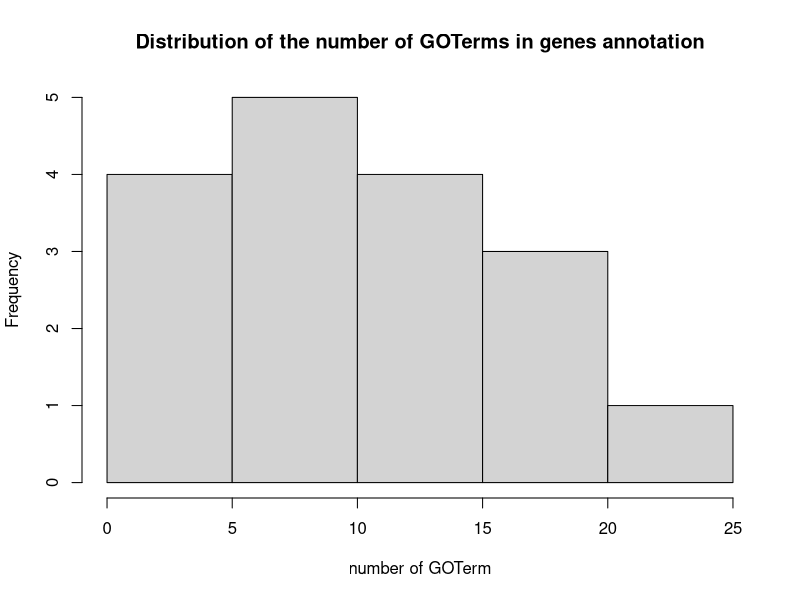
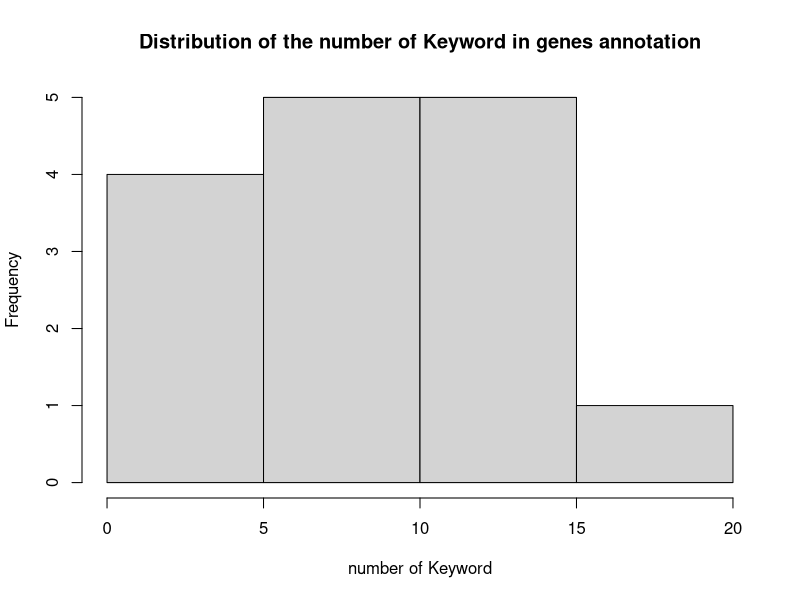
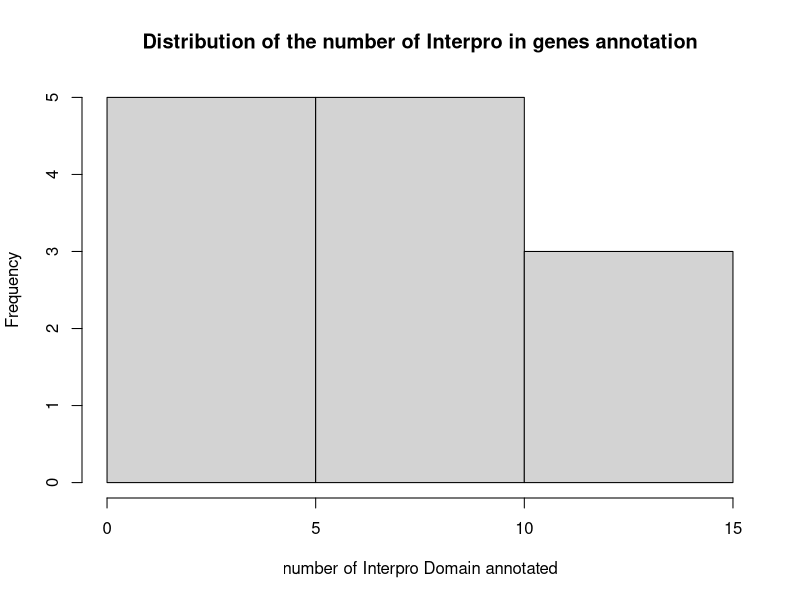
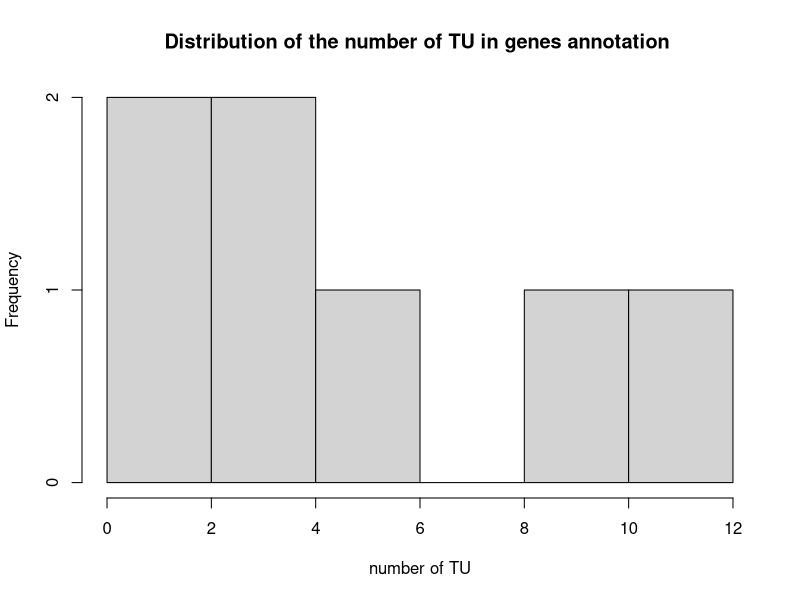
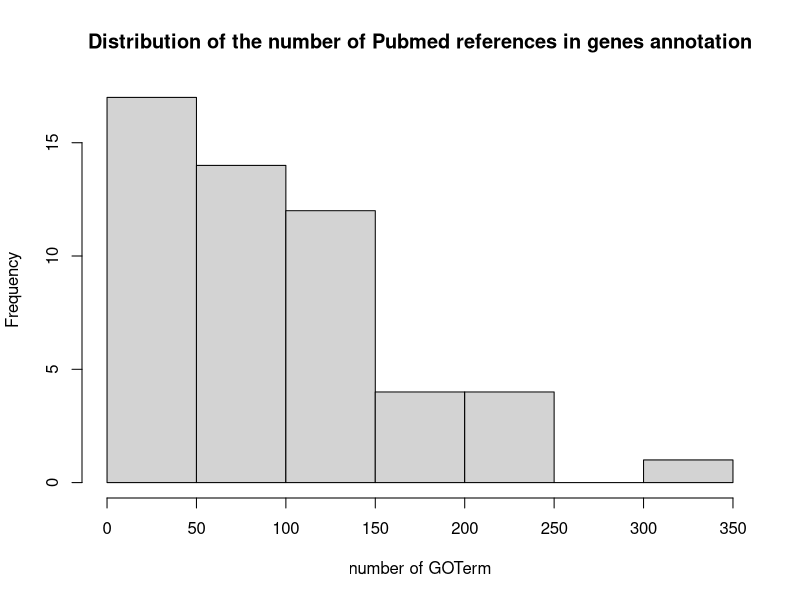

Generate these figures, in order, with R:
## ---- chunk 1
setwd('/home/lou/Desktop/M2/m2idh/Part_2/')
library("tidyverse")
## ---- chunk 2
benchmark_set = read_tsv('benchmark_data//uniprot-helicaseorganism__EscherichiacolistrainK12ECOLI--.tab')
benchmark_set_filter = read.table('benchmark_data/bnumber_bm.txt', sep = "" , header = F)
benchmark_set_filter = unlist(benchmark_set_filter, use.names = FALSE)
GO = read_tsv('benchmark_data/GO_bm.tsv')
Interpro = read_tsv('benchmark_data/interpro_bm.tsv')
Keyword = read_tsv('benchmark_data/keyword_bm.tsv')
Pathway = read_tsv('benchmark_data/Pathway_bm.tsv')
TU = read_tsv('benchmark_data/TU_bm.tsv')
Pubmed = read_tsv('benchmark_data/Pubmed_bm.tsv')
## ---- chunk 3
length(benchmark_set$Entry)-length(benchmark_set_filter)
## ---- chunk 4
genes_without_GO = sum(is.na(GO$GO))
genes_without_Pubmed = sum(is.na(Pubmed$PMID))
genes_without_Interpro = sum(is.na(Interpro$interpro))
genes_without_Keyword = sum(is.na(Keyword$keyword))
genes_without_TU = sum(is.na(TU$Site))
genes_without_Pathway = sum(is.na(Pathway$Pathways))
## ---- chunk 5
data.frame(GOTerms = genes_without_GO, Pubmed_Ref = genes_without_Pubmed, Interpro_domains = genes_without_Interpro, Keyword_annotation = genes_without_Keyword, TU_annotations = genes_without_TU, Pathway_annotation =  genes_without_Pathway )
## ---- chunk 6
GO_count_genes  = GO %>% group_by(bnumber) %>% count('GO', name = 'GO_count') %>% select(bnumber, GO_count) %>% arrange(GO_count) %>% group_by(GO_count) %>% count('bnumber', name = 'bnumber_count') %>% select (GO_count, bnumber_count)
hist(GO_count_genes$GO_count, xlab = 'number of GOTerm', main= "Distribution of the number of GOTerms in genes annotation")
summary(GO_count_genes$GO_count)
## ---- chunk 7
Keyword_count_genes  = Keyword %>% group_by(bnumber) %>% count('keyword', name = 'Keyword_count') %>% select(bnumber, Keyword_count) %>% arrange(Keyword_count) %>% group_by(Keyword_count) %>% count('bnumber', name = 'bnumber_count') %>% select (Keyword_count, bnumber_count)

hist(Keyword_count_genes$Keyword_count, xlab = 'number of Keyword', main = 'Distribution of the number of Keyword in genes annotation')
summary(Keyword_count_genes$Keyword_count)
## ---- chunk 8
Interpro_count_genes  = Interpro %>% group_by(bnumber) %>% count('interpro', name = 'Interpro_count') %>% select(bnumber, Interpro_count) %>% arrange(Interpro_count) %>% group_by(Interpro_count) %>% count('bnumber', name = 'bnumber_count') %>% select (Interpro_count, bnumber_count)


hist(Interpro_count_genes$Interpro_count, xlab = 'number of Interpro Domain annotated', main="Distribution of the number of Interpro in genes annotation", breaks=4)
summary(Interpro_count_genes$Interpro_count)
## ---- chunk 9
TU_count_genes  = TU %>% group_by(bnumber) %>% count('Site', name = 'TU_count') %>% select(bnumber, TU_count) %>% arrange(TU_count) %>% group_by(TU_count) %>% count('bnumber', name = 'bnumber_count') %>% select (TU_count, bnumber_count)

hist(TU_count_genes$TU_count, xlab = 'number of TU', main = "Distribution of the number of TU in genes annotation ")
summary(Keyword_count_genes$Keyword_count)
## ---- chunk 10
Pubmed_count_genes  = Pubmed %>% group_by(bnumber) %>% count('PMID', name = 'PMID_count') %>% select(bnumber, PMID_count) %>% arrange(PMID_count) %>% group_by(PMID_count) %>% count('bnumber', name = 'bnumber_count') %>% select (PMID_count, bnumber_count)
hist(Pubmed_count_genes$PMID_count, xlab = 'number of GOTerm', main='Distribution of the number of Pubmed references in genes annotation')
summary(Pubmed_count_genes$PMID_count)
